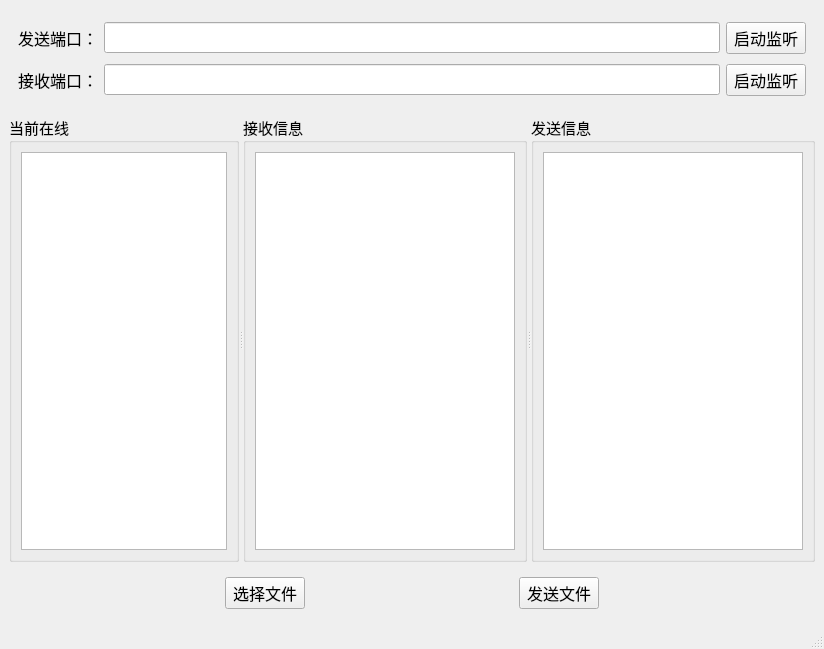
<?xml version="1.0" encoding="UTF-8"?>
<ui version="4.0">
 <class>MainWindow</class>
 <widget class="QMainWindow" name="MainWindow">
  <property name="geometry">
   <rect>
    <x>0</x>
    <y>0</y>
    <width>824</width>
    <height>649</height>
   </rect>
  </property>
  <property name="windowTitle">
   <string>MainWindow</string>
  </property>
  <widget class="QWidget" name="centralwidget">
   <layout class="QGridLayout" name="gridLayout_5">
    <item row="0" column="0">
     <widget class="QWidget" name="widget" native="true">
      <property name="maximumSize">
       <size>
        <width>16777215</width>
        <height>100</height>
       </size>
      </property>
      <property name="font">
       <font>
        <family>宋体</family>
        <pointsize>12</pointsize>
       </font>
      </property>
      <layout class="QGridLayout" name="gridLayout">
       <item row="0" column="0">
        <widget class="QLabel" name="label_3">
         <property name="font">
          <font>
           <family>微软雅黑</family>
           <pointsize>12</pointsize>
          </font>
         </property>
         <property name="text">
          <string>发送端口：</string>
         </property>
        </widget>
       </item>
       <item row="0" column="1">
        <widget class="QLineEdit" name="lineEdit_sendPort">
         <property name="font">
          <font>
           <family>微软雅黑</family>
           <pointsize>12</pointsize>
          </font>
         </property>
        </widget>
       </item>
       <item row="0" column="2">
        <widget class="QPushButton" name="pushButton_listenSend">
         <property name="font">
          <font>
           <family>微软雅黑</family>
           <pointsize>12</pointsize>
          </font>
         </property>
         <property name="text">
          <string>启动监听</string>
         </property>
        </widget>
       </item>
       <item row="1" column="0">
        <widget class="QLabel" name="label_4">
         <property name="font">
          <font>
           <family>微软雅黑</family>
           <pointsize>12</pointsize>
          </font>
         </property>
         <property name="text">
          <string>接收端口：</string>
         </property>
        </widget>
       </item>
       <item row="1" column="1">
        <widget class="QLineEdit" name="lineEdit_recvPort">
         <property name="font">
          <font>
           <family>微软雅黑</family>
           <pointsize>12</pointsize>
          </font>
         </property>
        </widget>
       </item>
       <item row="1" column="2">
        <widget class="QPushButton" name="pushButton_listenRecv">
         <property name="font">
          <font>
           <family>微软雅黑</family>
           <pointsize>12</pointsize>
          </font>
         </property>
         <property name="text">
          <string>启动监听</string>
         </property>
        </widget>
       </item>
      </layout>
     </widget>
    </item>
    <item row="1" column="0">
     <widget class="QSplitter" name="splitter_2">
      <property name="orientation">
       <enum>Qt::Horizontal</enum>
      </property>
      <widget class="QGroupBox" name="groupBox_5">
       <property name="maximumSize">
        <size>
         <width>230</width>
         <height>16777215</height>
        </size>
       </property>
       <property name="font">
        <font>
         <family>微软雅黑</family>
         <pointsize>11</pointsize>
        </font>
       </property>
       <property name="title">
        <string>当前在线</string>
       </property>
       <layout class="QGridLayout" name="gridLayout_7">
        <item row="0" column="0">
         <widget class="QListWidget" name="listWidget">
          <property name="maximumSize">
           <size>
            <width>16777215</width>
            <height>16777215</height>
           </size>
          </property>
          <property name="font">
           <font>
            <family>微软雅黑</family>
            <pointsize>11</pointsize>
           </font>
          </property>
         </widget>
        </item>
       </layout>
      </widget>
      <widget class="QSplitter" name="splitter">
       <property name="orientation">
        <enum>Qt::Horizontal</enum>
       </property>
       <widget class="QGroupBox" name="groupBox">
        <property name="font">
         <font>
          <family>微软雅黑</family>
          <pointsize>11</pointsize>
         </font>
        </property>
        <property name="title">
         <string>接收信息</string>
        </property>
        <layout class="QGridLayout" name="gridLayout_3">
         <item row="0" column="0">
          <widget class="QPlainTextEdit" name="plainTextEdit_recv"/>
         </item>
        </layout>
       </widget>
       <widget class="QGroupBox" name="groupBox_2">
        <property name="font">
         <font>
          <family>微软雅黑</family>
          <pointsize>11</pointsize>
         </font>
        </property>
        <property name="title">
         <string>发送信息</string>
        </property>
        <layout class="QGridLayout" name="gridLayout_4">
         <item row="0" column="0">
          <widget class="QPlainTextEdit" name="plainTextEdit_send"/>
         </item>
        </layout>
       </widget>
      </widget>
     </widget>
    </item>
    <item row="2" column="0">
     <widget class="QWidget" name="widget_2" native="true">
      <property name="maximumSize">
       <size>
        <width>16777215</width>
        <height>50</height>
       </size>
      </property>
      <property name="font">
       <font>
        <family>微软雅黑</family>
        <pointsize>12</pointsize>
       </font>
      </property>
      <layout class="QGridLayout" name="gridLayout_2">
       <item row="0" column="2">
        <spacer name="horizontalSpacer">
         <property name="orientation">
          <enum>Qt::Horizontal</enum>
         </property>
         <property name="sizeHint" stdset="0">
          <size>
           <width>40</width>
           <height>20</height>
          </size>
         </property>
        </spacer>
       </item>
       <item row="0" column="0">
        <spacer name="horizontalSpacer_2">
         <property name="orientation">
          <enum>Qt::Horizontal</enum>
         </property>
         <property name="sizeHint" stdset="0">
          <size>
           <width>40</width>
           <height>20</height>
          </size>
         </property>
        </spacer>
       </item>
       <item row="0" column="1">
        <widget class="QPushButton" name="pushButton_selectFile">
         <property name="text">
          <string>选择文件</string>
         </property>
        </widget>
       </item>
       <item row="0" column="4">
        <spacer name="horizontalSpacer_3">
         <property name="orientation">
          <enum>Qt::Horizontal</enum>
         </property>
         <property name="sizeHint" stdset="0">
          <size>
           <width>40</width>
           <height>20</height>
          </size>
         </property>
        </spacer>
       </item>
       <item row="0" column="3">
        <widget class="QPushButton" name="pushButton_sendFile">
         <property name="text">
          <string>发送文件</string>
         </property>
        </widget>
       </item>
      </layout>
     </widget>
    </item>
   </layout>
  </widget>
  <widget class="QMenuBar" name="menubar">
   <property name="geometry">
    <rect>
     <x>0</x>
     <y>0</y>
     <width>824</width>
     <height>23</height>
    </rect>
   </property>
  </widget>
  <widget class="QStatusBar" name="statusbar"/>
 </widget>
 <resources/>
 <connections/>
</ui>
